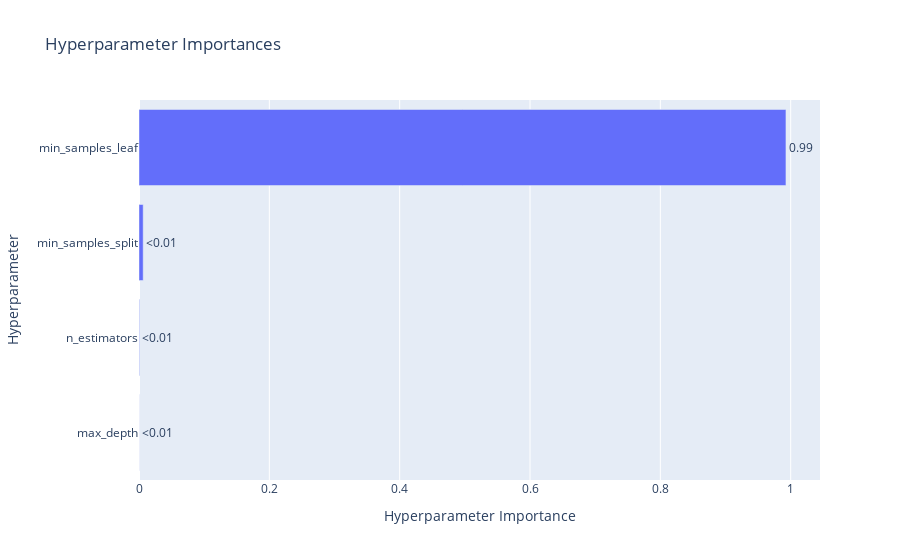

Here is the notebook cell this chart was saved with:
### Code cell
optuna.visualization.plot_param_importances(study)

### Figure 1 — Plotly figure (JSON) as saved in the notebook; plotly's stock layout.template omitted (floating-point values rounded to 4 significant figures)
{"data": [{"cliponaxis": false, "hovertemplate": ["max_depth (IntDistribution): 0.0001284462420097001<extra></extra>", "n_estimators (IntDistribution): 0.0007269792356612414<extra></extra>", "min_samples_split (IntDistribution): 0.006411021481163906<extra></extra>", "min_samples_leaf (IntDistribution): 0.9927335530411651<extra></extra>"], "name": "Objective Value", "orientation": "h", "text": ["<0.01", "<0.01", "<0.01", "0.99"], "textposition": "outside", "type": "bar", "x": [0.0001284, 0.000727, 0.006411, 0.9927], "y": ["max_depth", "n_estimators", "min_samples_split", "min_samples_leaf"]}], "layout": {"title": {"text": "Hyperparameter Importances"}, "xaxis": {"title": {"text": "Hyperparameter Importance"}}, "yaxis": {"title": {"text": "Hyperparameter"}}}}
